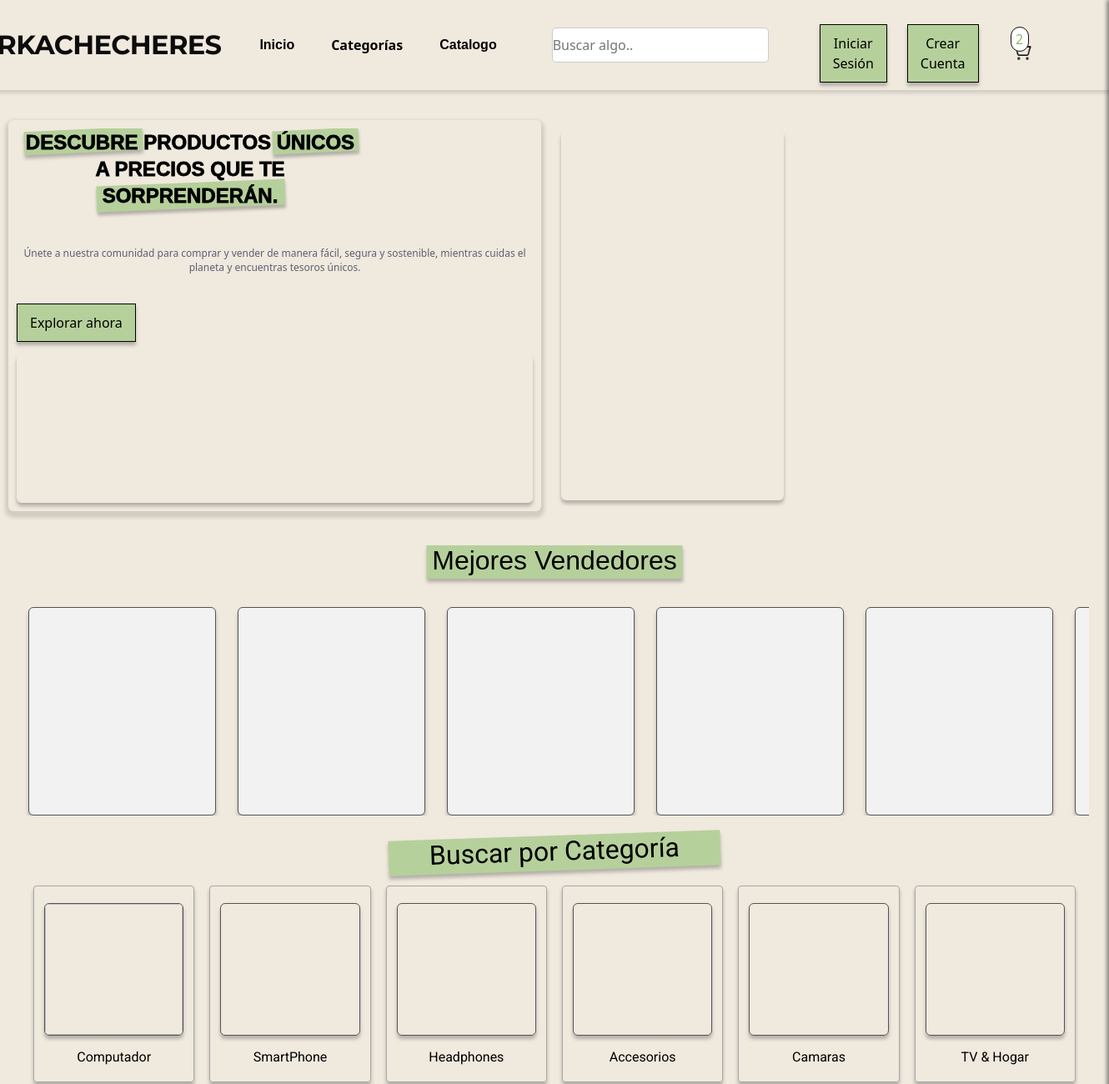
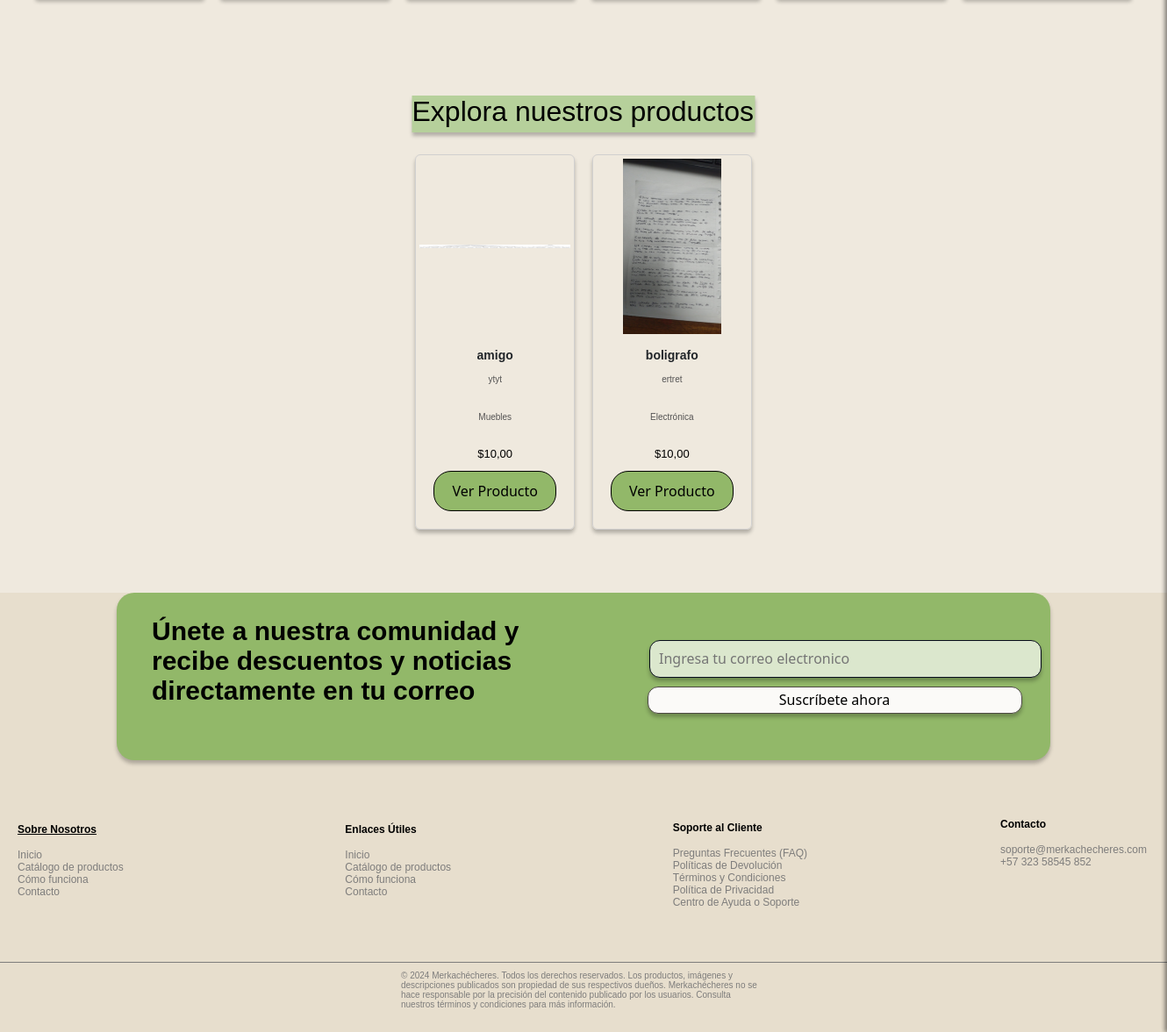
The page / on the database its author committed (2 pictures, top to bottom).
### merkachecheres/models.py (models this page shows, shortened)
class ImagenProducto(models.Model):
    producto = models.ForeignKey(Producto, on_delete=models.CASCADE, related_name='imagenes')
    imagen = models.ImageField(upload_to='productos/imagenes', validators=[validar_extension_imagen])

class Producto(models.Model):
    titulo = models.CharField(max_length=255)
    precio = models.DecimalField(max_digits=10, decimal_places=2, default=0.0)
    descuento = models.DecimalField(max_digits=5, decimal_places=2, null=True, blank=True)
    dimensiones = models.CharField(max_length=100, null=True, blank=True)
    stock = models.IntegerField()
    marca = models.CharField(max_length=100, null=True, blank=True)
    vendedor = models.ForeignKey(
        Usuario,
        on_delete=models.CASCADE,
        related_name='productos',
        null=True,  # Permitir valores nulos temporalmente
        blank=True  # Permitir que el formulario no requiera este campo
    )
    categoria = (
        (1, "Muebles"),
        (2, "Electrónica"),
        (3, "Ropa y Accesorios"),
        (4, "Hogar y Jardín")
    )
    categoria = models.IntegerField(choices=categoria, default=0)
    descripcion = models.TextField()
    fecha_publicacion = models.DateTimeField(auto_now_add=True)

### merkachecheres/views.py (the view)
# urls.py: path('', views.index, name='index'),
def index(request):
    productos = Producto.objects.order_by('?')[:5]
    sesion_activa = request.session.get('validar', None)
    usuario = None  # Inicializa el usuario como `None` por defecto.
    if sesion_activa:
        usuario_id = sesion_activa.get('id')
        usuario = Usuario.objects.get(id=usuario_id)
    carrito = request.session.get('carrito', {})
    total_carrito = sum(item['precio'] * item['cantidad'] for item in carrito.values())
    return render(request, "index.html", {
        'productos': productos,  # Lista de productos seleccionados aleatoriamente.
        'productos_count': productos.count(),  # Cantidad de productos seleccionados.
        'total_carrito': total_carrito,  # Total del carrito (precio total de los productos en el carrito).
        'usuario': usuario,  # Objeto del usuario autenticado (si hay sesión activa).
    })

### merkachecheres/templates/index.html (shortened to what this page needs)
{% load static %}
<!DOCTYPE html>
<html lang="es">
<head>
    <link rel="stylesheet" href="{% static 'css/style.css' %}">
    <link rel="stylesheet" href="{% static 'css/styleguide.css' %}">
    <link rel="stylesheet" href="{% static 'css/carrito.css' %}">
    <link href="https://cdn.jsdelivr.net/npm/bootstrap@5.3.0-alpha3/dist/css/bootstrap.min.css" rel="stylesheet">
</head>
<body>
    <div class="landing_page">
        <header>
            <div class="navigation">
                <div class="navigation_wrapper">
                    <div class="middle_nav_wrapper">
                        <div class="middle_nav">
                            <div class="logo">
                                <div class="text_wrapper">MERKACHECHERES</div>
                            </div>
                            <div class="frame">
                                <div class="div_wrapper">
                                    <div class="div">
                                        <button class="dropbtn">Inicio</button>
                                    </div>
                                </div>
                                <div class="btn_primary_wrapper">
                                    <button class="dropbtn">Categorías</button>
                                </div>
                                <div class="div_wrapper">
                                    <div class="div">
                                        <button class="dropbtn">Catalogo</button>
                                    </div>
                                </div>
                                </div>
                            <div class="buscar">
                                <input type="password" id="password" name="password" placeholder="Buscar algo.." class="navbar">
                            </div>
                            <div class="frame_2">
                                <div class="iniciar_crear_cuenta">
                                    <div class="btn_login">
                                        {% if not request.session.validar %}
                                            <button class="button_text_wrapper"
                                                onclick="window.location.href='{% url 'login' %}'">Iniciar Sesión</button>
                                        {% endif %}
                                    </div>
                                    <div class="btn_registro">
                                        {% if not request.session.validar %}
                                            <button class="button_text_wrapper"
                                                onclick="window.location.href='{% url 'registro' %}'">Crear Cuenta</button>
                                        {% endif %}
                                    </div>
                                </div>
                                <div class="icons">
                                    <div class="shopping_cart_simple2">
                                        <div class="overlap_group">
                                            <button class="dropbtn" id="carrito-button">
                                                <img src="{% static 'img/Shopping.png' %}" id="shoppingCar" alt="Inicio">
                                            </button>
                                            <div class="frame_3">
                                                <div class="text_wrapper_3">2</div>
                                            </div>
                                        </div>
                                    </div>
                                </div>
                            </div>
                        </div>
                    </div>
                </div>
            </div>
        </header>
        {% include 'user_sidebar.html' %}
        <main>
            <section class="hero_secction">
                <div class="widgets">
                    <div class="frame_4">
                        <div class="overlap_group_wrapper">
                            <div class="overlap_group_2">
                                <div class="rectangulo"></div>
                                <div class="rectangulo_2"></div>
                                <div class="rectangulo_3"></div>
                                <p class="descubre_productos">
                                    DESCUBRE PRODUCTOS ÚNICOS<br />
                                    A PRECIOS QUE TE SORPRENDERÁN.
                                </p>
                            </div>
                        </div>
                        <p class="p">
                            Únete a nuestra comunidad para comprar y vender de manera fácil, segura y sostenible, mientras
                            cuidas el
                            planeta y encuentras tesoros únicos.
                        </p>
                        <div class="btn_explorar">
                            <button class="button_text_wrapper"
                                onclick="window.location.href='{% url 'login' %}'">Explorar ahora</button>
                        </div>
                        <div class="frame_5_publicidad ">
                        </div>
                    </div>
                    <div class="publicidad">
                    </div>
                    <div class="publicidad_2">
                        <div class="frame_6_publicidad"></div>
                        <div class="frame_7_publicidad"></div>
                    </div>
                </div>
            </section>
            <section class="mejores-vendedores">
                <div class="overlap_group-3">
                  <div class="rectangulo_4 text_wrapper-4">Mejores Vendedores</div>
                </div>
                <div class="carousel-wrapper">
                    <div class="carousel" id="carousel">
                        <div class="seller_card frame_8 me-3 flex-shrink-0"></div>
                        <div class="seller_card frame_9 me-3 flex-shrink-0"></div>
                        <div class="seller_card frame_10 me-3 flex-shrink-0"></div>
                        <div class="seller_card frame_11 me-3 flex-shrink-0"></div>
                        <div class="seller_card frame_12 me-3 flex-shrink-0"></div>
                        <div class="seller_card frame_8 me-3 flex-shrink-0"></div>
                    </div>
                </div>
              </section>
            <section class="categorias">
                <div class="heading_categ">
                        <div class="rectangulo_6 text_wrapper-5">Buscar por Categoría</div>
                </div>
                <div class="category">
                    <div class="overlap">
                        <div class="items">
                            <div class="frame-15">
                                <img class="frame-14" />
                                <div class="text_wrapper-6">Computador</div>
                            </div>
                            <div class="frame-15">
                                <div class="frame-16"></div>
                                <div class="text_wrapper-7">SmartPhone</div>
                            </div>
                            <div class="frame-15">
                                <div class="frame-17"></div>
                                <div class="text_wrapper-7">Headphones</div>
                            </div>
                            <div class="frame-15">
                                <div class="frame-18"></div>
                                <div class="text_wrapper-7">Accesorios</div>
                            </div>
                            <div class="frame-15">
                                <div class="frame-19"></div>
                                <div class="text_wrapper-7">Camaras</div>
                            </div>
                            <div class="frame-15">
                                <div class="frame-20"></div>
                                <div class="text_wrapper-7">TV &amp; Hogar</div>
                            </div>
                        </div>
                    </div>
                </div>
            </section>
            <section class="explorar-productos">
                <div class="productos">
                    <div class="heading_3 {% if productos_count < 3 %}min-width-class{% endif %}">
                        <div class="overlap_2">
                            <div class="rectangulo_5 text_wrapper-11">Explora nuestros productos</div>
                        </div>
                    </div>
                    <div class="contenedor-productos">
                        {% if productos %}
                            {% for producto in productos %}
                            <d  iv class="product">
                                <div class="product_image">
                                    {% for imagen in producto.imagenes.all %}
                                    <img src="{{ imagen.imagen.url }}" alt="{{ producto.titulo }}"
                                        class="product-img {% if forloop.first %}active{% endif %}">
                                    {% endfor %}
                                </div>
                                <div class="content">
                                    <div class="frame-22">
                                        <div class="text_wrapper-8">{{ producto.titulo }}</div>
                                    </div>
                                    <div>
                                        <p class="text_wrapper-9">{{ producto.descripcion }}</p>
                                    </div>
                                    <div>
                                        <p class="text_wrapper-9">{{ producto.get_categoria_display }}</p>
                                    </div>
                                    <div class="precio">
                                        <div class="text_wrapper-10">${{ producto.precio }}</div>
                                    </div>
                                    <div>
                                        <button class="btn-ver-producto" onclick="window.location.href='{% url 'producto' producto.id %}'">Ver Producto</button>
                                    </div>
                                </div>
                            </d>
                            {% endfor %}
                        {% else %}
                            <p>No hay productos disponibles.</p>
                        {% endif %}
                    </div>
                </div>
            </section>
        </main>
        <footer class="footer">
                <div class="frame-23">
                    <div class="frame-24">
                        <div class="sobre_nosotros frame-25">
                            <a class="text_wrapper-12" onclick="window.location.href='{% url 'sobre_nosotros' %}'">Sobre Nosotros</a>
                            <div class="inicio-cat-logo-de">Inicio<br />Catálogo de productos<br />Cómo
                                funciona<br />Contacto</div>
                        </div>
                        <div class="enlaces frame-25">
                            <div class="text_wrapper-12">Enlaces Útiles</div>
                            <div class="inicio-cat-logo-de">Inicio<br />Catálogo de productos<br />Cómo
                                funciona<br />Contacto</div>
                        </div>
                        <div class="soporte frame-25">
                            <div class="text_wrapper-12">Soporte al Cliente</div>
                            <p class="text_wrapper-13">
                                Preguntas Frecuentes (FAQ)<br />Políticas de Devolución<br />Términos y
                                Condiciones<br />Política de
                                Privacidad<br />Centro de Ayuda o Soporte
                            </p>
                        </div>
                        <div class="contacto frame-25">
                            <div class="text_wrapper-12">Contacto</div>
                            <div class="text_wrapper-13">soporte@merkachecheres.com<br />+57 323 58545 852</div>
                        </div>
                    </div>
                    <div class="frame-26">
                        <p class="text_wrapper-14">
                            © 2024 Merkachécheres. Todos los derechos reservados. Los productos, imágenes y
                            descripciones publicados
                            son propiedad de sus respectivos dueños. Merkachécheres no se hace responsable por la
                            precisión del
                            contenido publicado por los usuarios. Consulta nuestros términos y condiciones para más
                            información.
                        </p>
                        <div class="frame-27"></div>
                    </div>
                </div>
                <div class="frame-28">
                    <div class="frame-29">
                        <p class="text_wrapper-15">
                            Únete a nuestra comunidad y recibe descuentos y noticias directamente en tu correo
                        </p>
                    </div>
                    <div class="frame-30">
                        <div class="contenedor_inputs">
                            <div class="email">
                            </div>
                            <input type="email" name="" id="" class="text-field" placeholder="Ingresa tu correo electronico">
                        </div>
                            <button class="butttons-secondary"
                            onclick="window.location.href='{% url 'registro' %}'">Suscríbete ahora</button>
                        </div>
                    </div>
                </div>
</body>
</html>

### rows shown on the page
Producto: titulo "amigo", descripcion "ytyt", categoria "Muebles", precio "10,00"
ImagenProducto: imagen (picture)
Producto: titulo "boligrafo", descripcion "ertret", categoria "Electrónica", precio "10,00"
ImagenProducto: imagen (picture)
